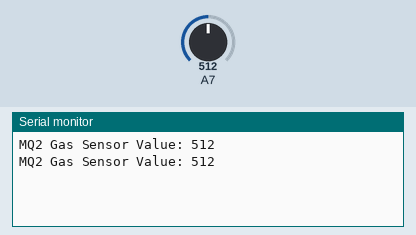
This sketch was run on a simulated Arduino Mega 2560, built with avr-gcc and run on an emulated ATmega2560. On the bench: the last lines printed to the serial monitor. Inputs (shaded band) come from the test bench; at power-on: A7 = 512.

Above: at 1.8 s.
1.9 s: A7 set to 716
At 2.8 s:
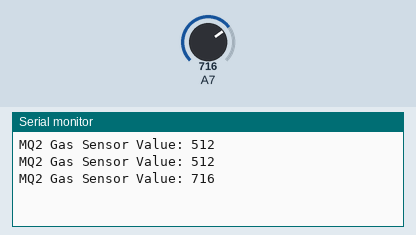
3.4 s: A7 set to 900
At 4.8 s:
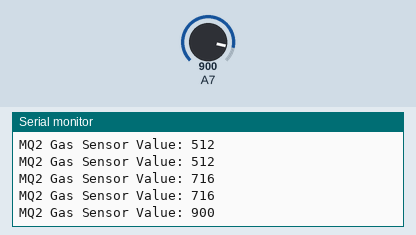
Timing chart, 0 to 6.4 s (numbered marks = the images above; inputs shaded):
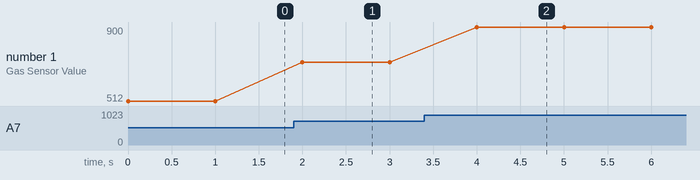

Measured:
- after the input at 1.9 s, the serial monitor: prints a new line after 0.10 s (image 1)
- after the input at 3.4 s, the serial monitor: prints a new line after 0.60 s (image 2)
- plotted number 1: 512 → 716 after the input at 1.9 s, 716 → 900 after the input at 3.4 s

The sketch:

mq_sensor.ino
```cpp
// Define the pin where the analog output of MQ2 is connected
int gasSensorPin = 39;

void setup() {
  Serial.begin(9600);  // Start the serial communication at 9600 baud rate
  pinMode(gasSensorPin, INPUT);  // Set the gas sensor pin as input
}

void loop() {
  int gasSensorValue = analogRead(gasSensorPin);  // Read the analog value from the gas sensor
  Serial.print("MQ2 Gas Sensor Value: ");
  Serial.println(gasSensorValue);  // Print the gas sensor value

  // Simple delay for readability in the serial monitor
  delay(1000);  // Wait for 1 second before reading the value again
}
```
